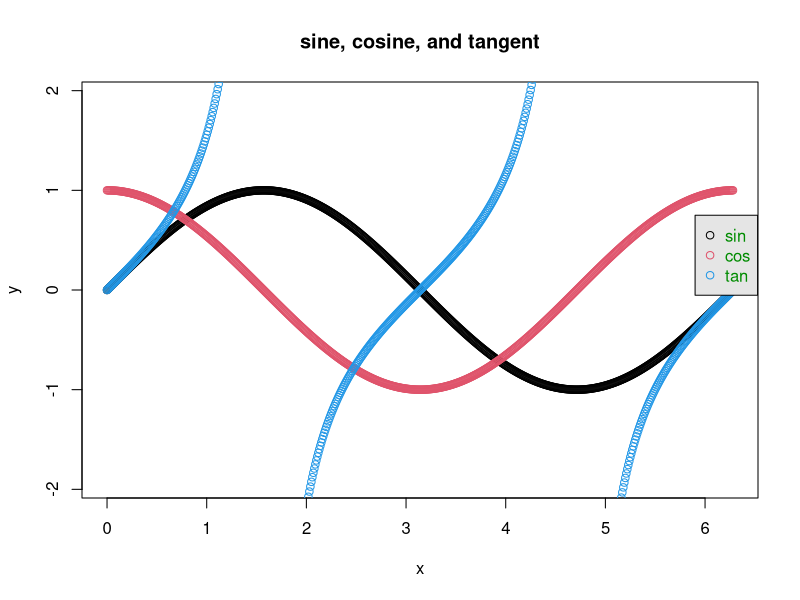
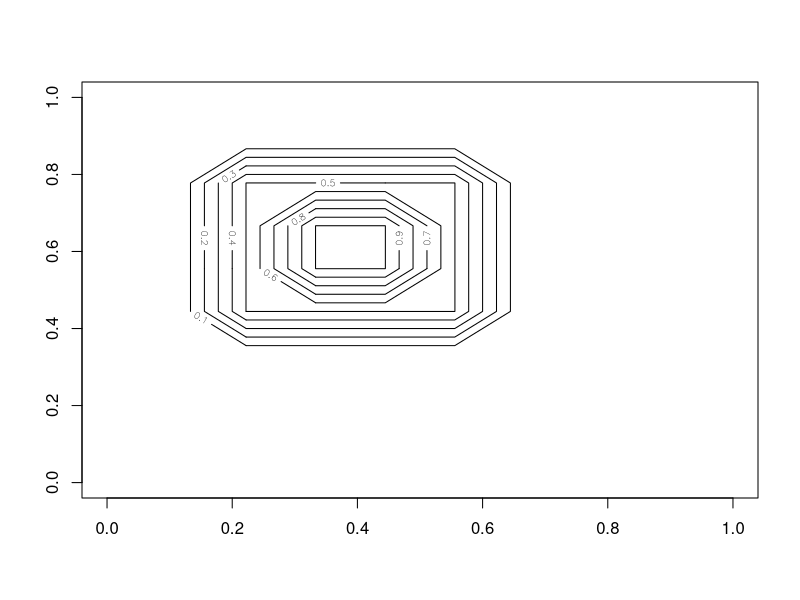
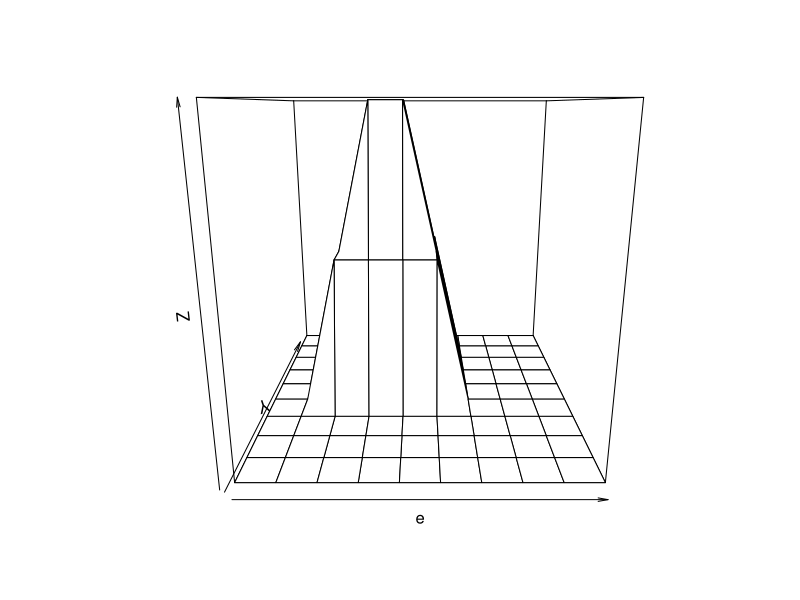
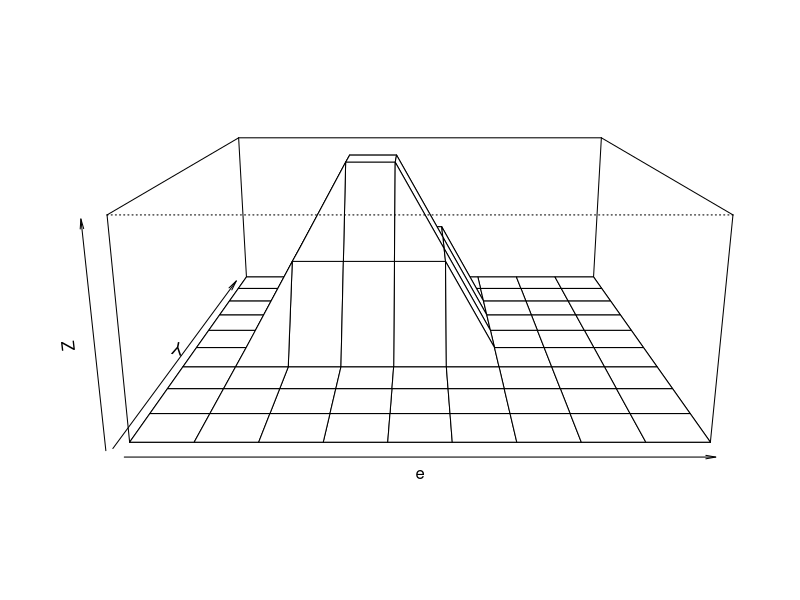
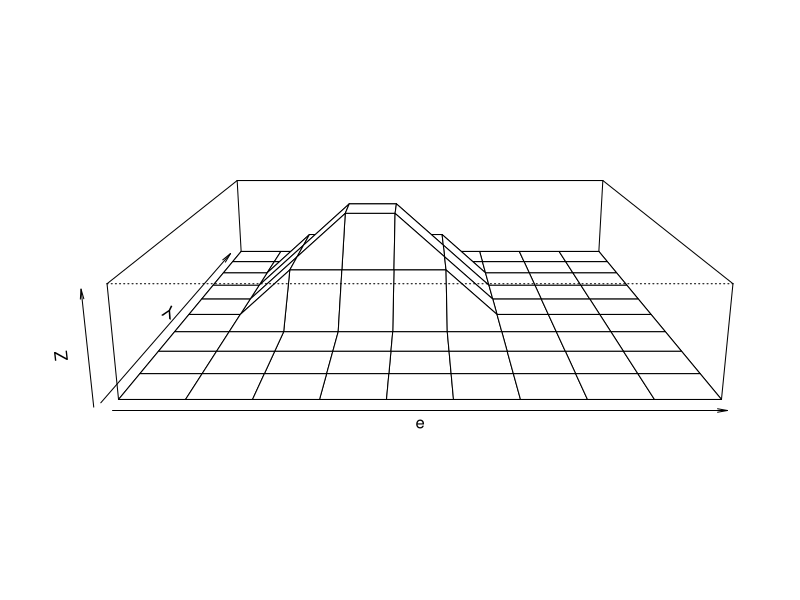
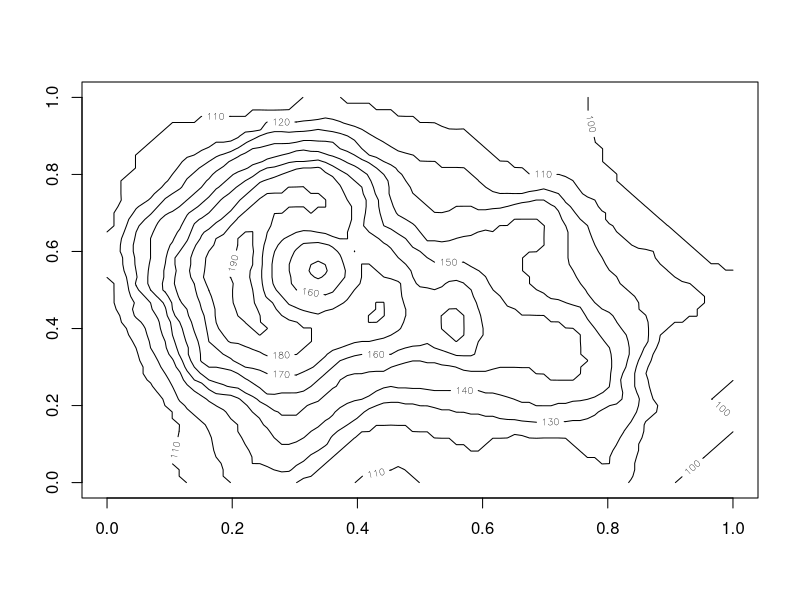
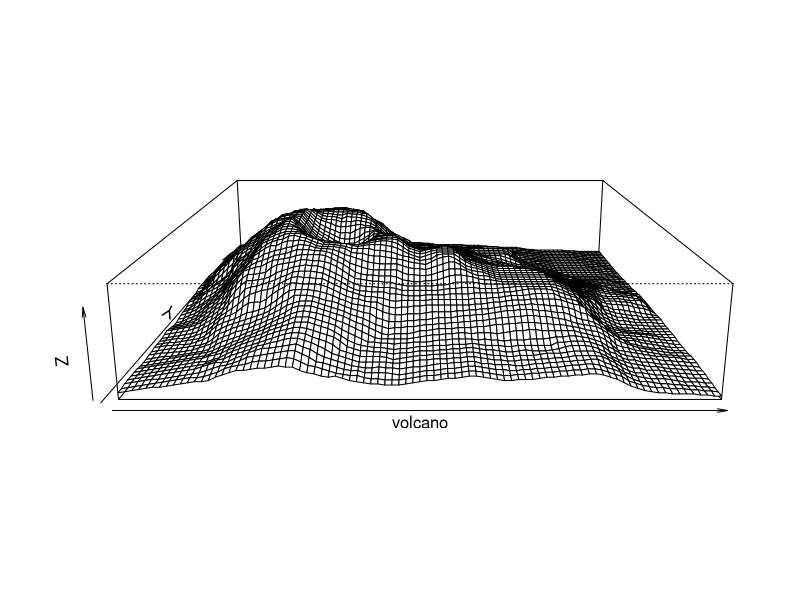
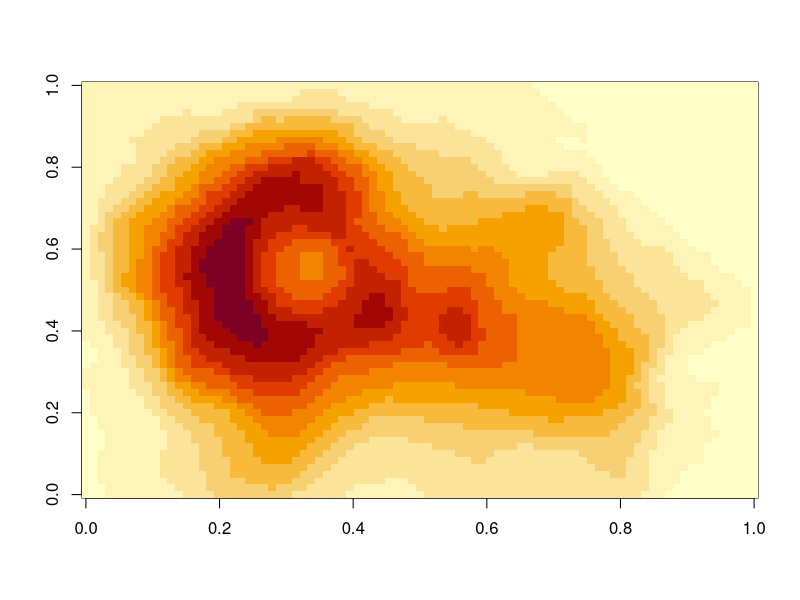

The R source for these figures, in order:
## dot plot
x <- seq(0,2*pi,0.01)
y <- sin(x)
z <- cos(x)
a <- tan(x)
#plot(y,main="sin(x)")
plot(x,y,main="sine, cosine, and tangent",asp=c(1,2))
points(x,z,col=c(2))
points(x,a,col=c(4))
legend(5.9, 0.75, c("sin", "cos", "tan"), col = c(1, 2, 4),
       text.col = "green4", pch = c(1, 1, 1),
       merge = TRUE, bg = "gray90")

## matrix plots
e <- matrix(0,10,10)
e[4:5,6:7] = 1
e[c(3,6),5:8] = 0.5
e[4:5,c(5,8)] = 0.5
contour(e)                              # elevation lines on a map
persp(e)                                # perspective view
persp(e,expand=0.4)                     # squish it a little lower
persp(e,expand=0.2)

## using a built-in matrix
str(volcano)                            # 87 by 61
contour(volcano)
persp(volcano,expand=0.2)
image(volcano)                          # heat map

## together with functions
vals <- sample(7:27,10)
names(vals) <- letters[1:10]
barplot(vals,main="Value Distribution Study")
my.mean <- mean(vals)
abline(h = my.mean)
abline(h = median(vals),col=2)
my.dev <- sd(vals)
abline(h = my.mean + my.dev, lty=2)
abline(h = my.mean - my.dev, lty=2)
legend(9, 5, c("mean","median","mean +/- sd"), col = c(1, 2),
       text.col = "blue", lty = c(1, 1, 2),
       merge = TRUE, bg = "gray90")
boxplot(vals)


## factors
num <- 20
maxn <- 50
letrange <- 1:3
x <- sample(1:maxn,num)
y <- sample(1:maxn,num)
t <- sample(letters[letrange],num,replace=T)
tf <- factor(t)
plot(x,y,pch=levels(tf))
plot(x,y,pch=as.integer(tf),col=as.integer(tf)+1,main="Dot and Colour Per Factor")
legend("bottomright", levels(tf), pch=letrange, col=letrange+1)
help(legend)
help(plot)

## same with ggplot2
library(ggplot2)
qplot(x,y)
qplot(x,y,color=tf)                     # introducing groups
help(qplot)
